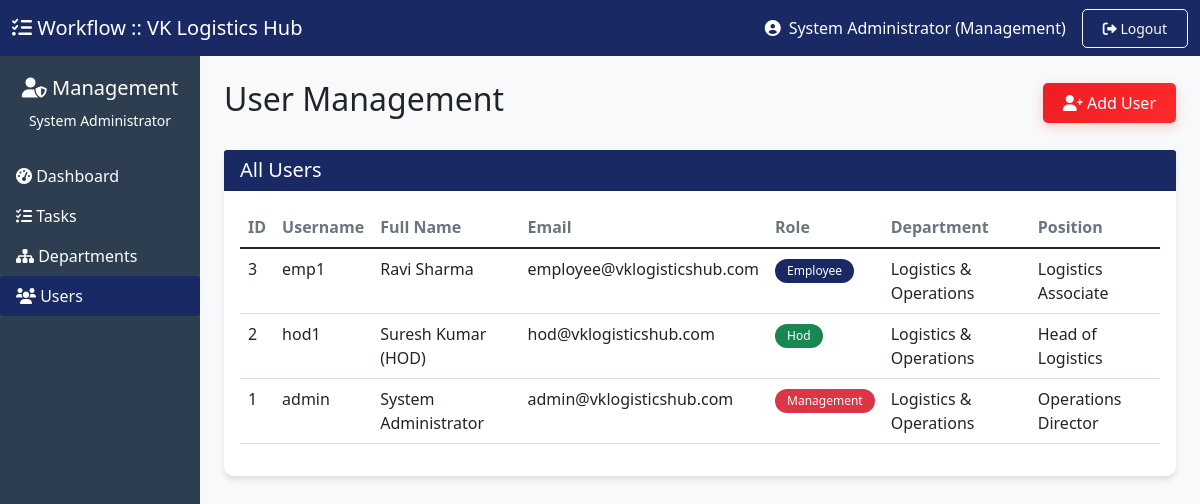
Screenshot of /dashboard/management/users-1.php (signed in) with the database file from the repository.
### tables this page shows
CREATE TABLE IF NOT EXISTS `users` (
  `id` INT AUTO_INCREMENT PRIMARY KEY,
  `username` VARCHAR(50) NOT NULL UNIQUE,
  `email` VARCHAR(100) NOT NULL UNIQUE,
  `password` VARCHAR(255) NOT NULL,
  `full_name` VARCHAR(100) NOT NULL,
  `role` ENUM('management', 'hod', 'employee') NOT NULL,
  `department_id` INT NULL,
  `position` VARCHAR(100) NULL,
  `is_active` TINYINT(1) DEFAULT 1,
  `last_login` DATETIME NULL,
  `created_at` TIMESTAMP DEFAULT CURRENT_TIMESTAMP,
  INDEX (`department_id`),
  INDEX (`role`),
  INDEX (`is_active`)
);

CREATE TABLE IF NOT EXISTS `departments` (
  `id` INT AUTO_INCREMENT PRIMARY KEY,
  `name` VARCHAR(100) NOT NULL UNIQUE,
  `description` TEXT NULL,
  `created_by` INT NULL,
  `created_at` TIMESTAMP DEFAULT CURRENT_TIMESTAMP
);

### dashboard/management/users-1.php (the view, shortened to what this page needs)
<?php
require_once __DIR__ . '/../../config.php';
$user_name = $_SESSION['full_name'];
try {
    $db = getDB();
} catch(Exception $e) {
    die("Database connection failed. Please check your database setup.");
}
$users = [];
try {
    $stmt = $db->query("SELECT u.*, d.name as department_name FROM users u LEFT JOIN departments d ON u.department_id = d.id ORDER BY u.full_name");
    $users = $stmt->fetchAll();
} catch(Exception $e) {
    $message = "Error loading data: " . $e->getMessage();
    $message_type = "danger";
}
?>
<!DOCTYPE html>
<html lang="en">
<head>
    <link href="https://cdn.jsdelivr.net/npm/bootstrap@5.1.3/dist/css/bootstrap.min.css" rel="stylesheet">
    <link rel="stylesheet" href="https://cdnjs.cloudflare.com/ajax/libs/font-awesome/6.0.0/css/all.min.css">
 <link href="../../assets/css/style.css" rel="stylesheet">
</head>
<body style="background-color: #f8f9fa;">
    <nav class="navbar navbar-light bg-primary sticky-top">
        <div class="container-fluid">
            <a class="navbar-brand text-white" href="index.php">
                <i class="fas fa-tasks"></i> Workflow :: VK Logistics Hub
            </a>
            <div class="d-flex align-items-center text-white">
                <i class="fas fa-user-circle me-2"></i>
                <?php echo $user_name; ?> (Management)
                <a href="../../auth/logout.php" class="btn btn-outline-light btn-sm ms-3">
                    <i class="fas fa-sign-out-alt"></i> Logout
                </a>
            </div>
        </div>
    </nav>
    <div class="container-fluid">
        <div class="row">
            <div class="col-md-3 col-lg-2 px-0 sidebar-custom" style="background: #2c3e50; min-height: calc(100vh - 56px); color: white; padding-top: 20px;">
                <div class="text-center mb-4">
                    <h5><i class="fas fa-user-shield"></i> Management</h5>
                    <small><?php echo $user_name; ?></small>
                </div>
                <ul class="nav flex-column d-none d-md-block">
                    <li class="nav-item"><a class="nav-link text-white" href="index.php"><i class="fas fa-tachometer-alt"></i> Dashboard</a></li>
                   <li class="nav-item"><a class="nav-link text-white" href="tasks.php"><i class="fas fa-tasks"></i> Tasks</a></li>
                    <li class="nav-item"><a class="nav-link text-white" href="departments.php"><i class="fas fa-sitemap"></i> Departments</a></li>
                    <li class="nav-item"><a class="nav-link text-white  active bg-primary rounded" href="users.php"><i class="fas fa-users"></i> Users</a></li>
                </ul>
            </div>
            <main class="col-md-9 ms-sm-auto col-lg-10 px-md-4 py-4">
                <div class="d-flex justify-content-between align-items-center mb-4">
                    <h1 class="h2">User Management</h1>
                    <button class="btn btn-book-now" data-bs-toggle="modal" data-bs-target="#createUserModal">
                        <i class="fas fa-user-plus"></i> Add User
                    </button>
                </div>
                <div class="card">
                    <div class="card-header bg-primary text-white">
                        <h5 class="mb-0">All Users</h5>
                    </div>
                    <div class="card-body">
                        <div class="table-responsive">
                            <table class="table table-hover">
                                <thead>
                                    <tr>
                                        <th>ID</th>
                                        <th>Username</th>
                                        <th>Full Name</th>
                                        <th>Email</th>
                                        <th>Role</th>
                                        <th>Department</th>
                                        <th>Position</th>
                                    </tr>
                                </thead>
                                <tbody>
                                    <?php foreach($users as $user): ?>
                                    <tr>
                                        <td><?php echo $user['id']; ?></td>
                                        <td><?php echo htmlspecialchars($user['username']); ?></td>
                                        <td><?php echo htmlspecialchars($user['full_name']); ?></td>
                                        <td><?php echo htmlspecialchars($user['email']); ?></td>
                                        <td>
                                            <?php
                                            $role_colors = [
                                                'management' => 'danger',
                                                'hod' => 'success',
                                                'employee' => 'primary'
                                            ];
                                            $color = $role_colors[$user['role']] ?? 'secondary';
                                            ?>
                                            <span class="badge bg-<?php echo $color; ?>">
                                                <?php echo ucfirst($user['role']); ?>
                                            </span>
                                        </td>
                                        <td><?php echo $user['department_name'] ?? 'N/A'; ?></td>
                                        <td><?php echo htmlspecialchars($user['position'] ?? '-'); ?></td>
                                    </tr>
                                    <?php endforeach; ?>
                                </tbody>
                            </table>
                        </div>
                    </div>
                </div>
            </main>
        </div>
    </div>
</body>
</html>

### assets/css/style.css (style rules this page uses)
body { background-color: #f8f9fa; font-family: 'Segoe UI', Tahoma, Geneva, Verdana, sans-serif; }
.bg-primary { background-color: #192964 !important; }
.btn-book-now { background: linear-gradient(135deg, #ed1d24 0%, #ff2a2a 100%); color: white; border: none; padding: 10px 20px; border-radius: 5px; font-weight: 600; transition: all 0.3s ease; box-shadow: 0 4px 12px rgba(237, 29, 36, 0.2); }
.card { border: none; border-radius: 10px; box-shadow: 0 4px 6px rgba(0,0,0,0.1); margin-bottom: 20px; transition: transform 0.3s; }
.table th { border-top: none; font-weight: 600; color: #6c757d; }
.badge { padding: 6px 12px; border-radius: 20px; font-weight: 500; }
.btn { border-radius: 5px; padding: 8px 20px; font-weight: 500; }

### rows the page displays
users: id "3", username "emp1", full_name "Ravi Sharma", email "employee@vklogisticshub.com", role "Employee", department.name "Logistics & Operations", position "Logistics Associate"
users: id "2", username "hod1", full_name "Suresh Kumar (HOD)", email "hod@vklogisticshub.com", role "Hod", department.name "Logistics & Operations", position "Head of Logistics"
users: id "1", username "admin", full_name "System Administrator", email "admin@vklogisticshub.com", role "Management", department.name "Logistics & Operations", position "Operations Director"

### other values shown
$user_name "System Administrator"
